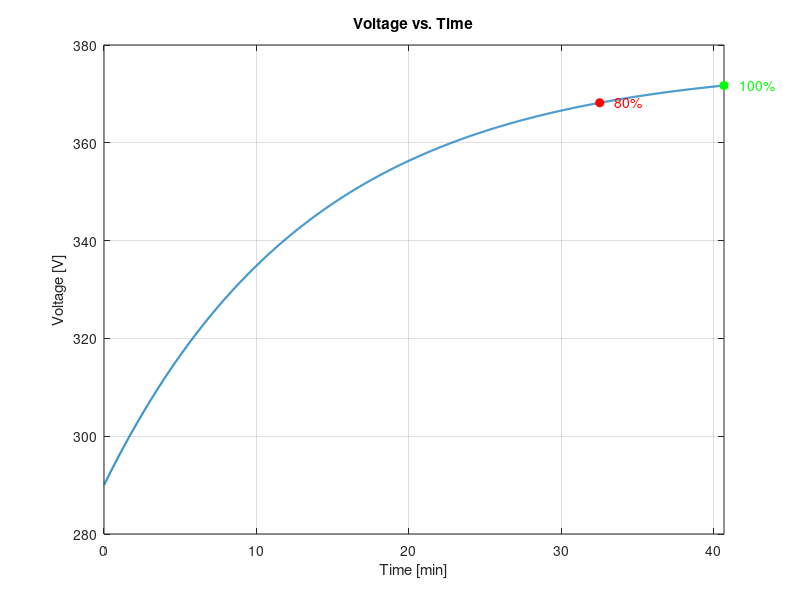

This chart was generated by the following MATLAB code: (Note: this script raises an error after producing the figure.)
%% BMW i7 DC Fast‑Charge Simulation — MATLAB version

clear; clc;

E_kwh   = 101.7;                 
E_target = E_kwh * 3.6e6;        

P_const = 150e3;                 
t_total = E_target / P_const;     

t  = linspace(0, t_total, 2001)'; 
dt = t(2) - t(1);

V0 = 290;  V_nom = 376;
tau = t_total / 3;                
V = V_nom - (V_nom - V0).*exp(-t/tau);

I = P_const ./ V;

P_curve = P_const * ones(size(t));

% Numerics
E_delivered = trapz(t, P_curve);            

R_int = 0.03;                               
Q_loss = trapz(t, I.^2 * R_int);           

dVdt = gradient(V, dt);                     

E_cum   = cumsum(P_curve) * dt;             
idx_80  = find(E_cum >= 0.80*E_target, 1);
time_80 = t(idx_80)/60;                     
time_100 = t_total/60;                      
time_80_100 = time_100 - time_80;           

seg_len  = floor(numel(t)/3);
avg_rate = zeros(1,3);
for k = 1:3
    if k < 3
        seg_idx = (k-1)*seg_len + (1:seg_len);
    else
        seg_idx = (k-1)*seg_len + 1 : numel(t);
    end
    avg_rate(k) = mean(dVdt(seg_idx))*60;   % V/min
end

E_useful = E_delivered - Q_loss;

% Console output 
fprintf('=== BMW i7 DC Fast‑Charge Simulation Results ===\n');
fprintf('State of Charge = SOC\n');
fprintf('Total energy delivered (input)    : %6.2f kWh (%.2f MJ)\n', ...
        E_delivered/3.6e6, E_delivered/1e6);
fprintf('Energy lost to Resistance (loss)    : %6.2f kWh (%.2f MJ, %4.1f %% of input)\n', ...
        Q_loss/3.6e6, Q_loss/1e6, 100*Q_loss/E_delivered);
fprintf('Total useful energy delivered (output): %6.2f kWh (%.2f MJ)\n', ...
        E_useful/3.6e6, E_useful/1e6);
fprintf('Charging time to 80 %%               : %6.2f min\n', time_80);
fprintf('Charging time to 100 %%              : %6.2f min\n', time_100);
fprintf('Time 80 %% → 100 %% SOC              : %6.2f min\n', time_80_100);

fprintf('Average dV/dt (0‑33%%)               : %6.2f V/min\n', avg_rate(1)); 
fprintf('Average dV/dt (33‑67%%)              : %6.2f V/min\n', avg_rate(2)); 
fprintf('Average dV/dt (67‑100%%)             : %6.2f V/min\n', avg_rate(3));
overallAvgRate = mean(dVdt) * 60;  % V/min
fprintf('Average dV/dt (overall)             : %6.2f V/min\n\n', overallAvgRate);

time_min = t/60;
xLim = [0, time_min(end)];

% Plot

figure(1);
plot(time_min, V, 'LineWidth',1.5); hold on;
plot(time_80,  V(idx_80), 'ro','MarkerFaceColor','r');
plot(time_100, V(end)  , 'go','MarkerFaceColor','g');
text(time_80  +1, V(idx_80), '80%','Color','r');
text(time_100 +1, V(end)  , '100%','Color','g');
xlabel('Time [min]'); ylabel('Voltage [V]');
title('Voltage vs. Time');
xlim(xLim);
grid on; ax = gca; ax.XMinorGrid='on'; ax.YMinorGrid='on';
legend('Voltage','80% SOC','100% SOC','Location','best'); hold off;

figure(2);
plot(time_min, I, 'LineWidth',1.5); hold on;
plot(time_80 , I(idx_80), 'ro','MarkerFaceColor','r');
plot(time_100, I(end)  , 'go','MarkerFaceColor','g');
text(time_80  +1, I(idx_80), '80%','Color','r');
text(time_100 +1, I(end)  , '100%','Color','g');
xlabel('Time [min]'); ylabel('Current [A]');
title('Current vs. Time');
xlim(xLim);
grid on; ax = gca; ax.XMinorGrid='on'; ax.YMinorGrid='on';
legend('Current','80% SOC','100% SOC','Location','best'); hold off;

figure(3);
plot(time_min, P_curve/1000, 'LineWidth',1.5); hold on;
xlabel('Time [min]'); ylabel('Power [kW]');
title('Power vs. Time');
xlim(xLim);
grid on; ax = gca; ax.XMinorGrid='on'; ax.YMinorGrid='on';
yl = ylim;
patch([time_80 time_100 time_100 time_80], ...
      [yl(1) yl(1) yl(2) yl(2)], ...
      [0.85 0.85 0.92], 'FaceAlpha',0.25, 'EdgeColor','none');
xline(time_80 , '--', ' 80%','LabelVerticalAlignment','bottom');
xline(time_100, '--', '100%','LabelVerticalAlignment','bottom');

text(time_100 - 0.1*diff(xLim), yl(2)*0.95, ...
     sprintf('Total Energy = %.2f kWh', E_delivered/3.6e6), ...
     'FontSize',9, 'BackgroundColor','white');

legend('Power','80–100 % window','Location','best'); hold off;

figure(4);
plot(time_min, dVdt*60, 'b', 'LineWidth',1.5);   
xlabel('Time [min]'); ylabel('dV/dt [V/min]');
title('Rate of Voltage Change (dV/dt) vs. Time');
xlim(xLim);
grid on; ax = gca; ax.XMinorGrid='on'; ax.YMinorGrid='on';

% Advanced Temperature
T_amb     = 25;          
T_init    = 25;          
C_th      = 180e3;       
R_th      = 0.35;        
alpha_R   = 0.04;        
P_min     = 50e3;        

n  = numel(t);
T  = zeros(n,1);    T(1)  = T_init;      
R  = zeros(n,1);    R(1)  = R_int;        
P  = zeros(n,1);                      
I2 = zeros(n,1);                      
E_cum = 0;                            
soc   = zeros(n,1);

for k = 1:n
    soc(k) = E_cum / E_target;
    if soc(k) < 0.80
        P(k) = P_const;
    else
        frac = (soc(k) - 0.80) / 0.20;           % 0 → 1
        P(k) = P_const - frac*(P_const - P_min);
    end

    I2(k) = P(k) / V(k);         
    P_loss_k = I2(k)^2 * R(k);
    if k < n
        dTdt = (P_loss_k - (T(k)-T_amb)/R_th) / C_th;
        T(k+1) = T(k) + dTdt*dt;
    end
    if k < n
        E_cum = E_cum + P(k)*dt;
    end
    if k < n
        R(k+1) = R_int * exp(alpha_R*(25 - T(k+1)));
    end
    if soc(k) >= 1.0
        n = k;            % truncate arrays neatly
        t   = t(1:n);     time_min = t/60;
        V   = V(1:n);     R   = R(1:n);
        T   = T(1:n);     P   = P(1:n);
        I2  = I2(1:n);    soc = soc(1:n);
        break
    end
end

time_full_T = t(end)/60;                  
E_deliv_T   = trapz(t, P);                   
Q_loss_T    = trapz(t, I2.^2 .* R);         
E_useful_T  = E_deliv_T - Q_loss_T;

fprintf('\n=== Temperature & Non‑Ideal Model Results ================\n');
fprintf('Total charging time (0–100%%)       : %6.2f min\n', time_full_T);
fprintf('Total energy delivered (input)     : %6.2f kWh (%.2f MJ)\n', ...
        E_deliv_T/3.6e6, E_deliv_T/1e6);
fprintf('Energy lost to R_int(T)            : %6.2f kWh (%.2f MJ, %4.1f %% of input)\n', ...
        Q_loss_T/3.6e6, Q_loss_T/1e6, 100*Q_loss_T/E_deliv_T);
fprintf('Pack temperature rise (ΔT)          : %6.2f °C (%.1f → %.1f °C)\n', ...
        T(end)-T_init, T_init, T(end));
fprintf('-----------------------------------------------------------\n');

% PLOTS 
figure(5);
plot(time_min, T, 'r','LineWidth',1.6); grid on;
xlabel('Time [min]'); ylabel('Temperature [°C]');
title('Battery Temperature vs. Time');

figure(6);
plot(time_min, R*1e3, 'k','LineWidth',1.6); grid on;
xlabel('Time [min]'); ylabel('R_{int}(T) [mΩ]');
title('Internal Resistance Rise vs. Time');
